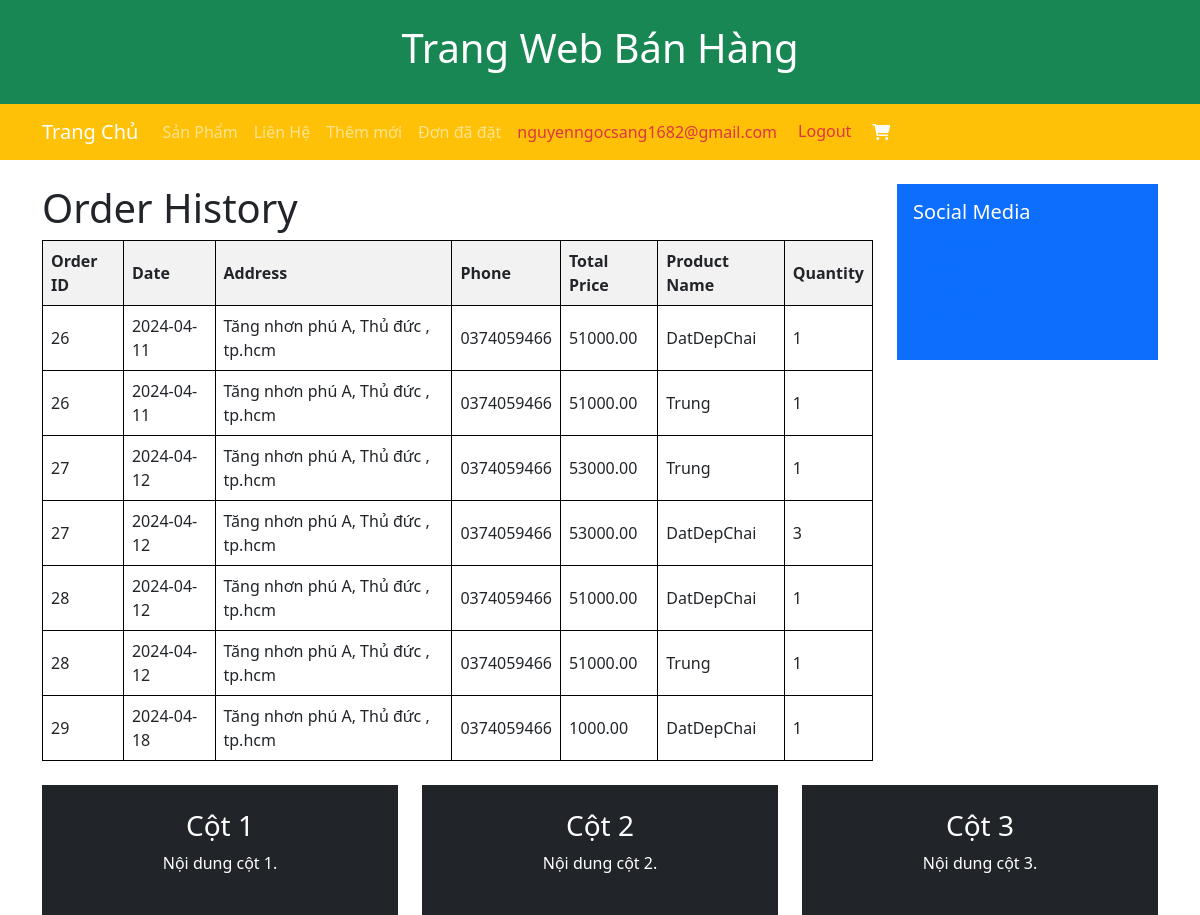
Page /shoppingcart/orderHistory (signed in) on the committed database.
### tables this page shows
CREATE TABLE `order_details` (
  `Id` int(11) NOT NULL,
  `OrderId` int(11) DEFAULT NULL,
  `ProductId` int(11) DEFAULT NULL,
  `Amount` int(11) DEFAULT NULL
);

CREATE TABLE `orders` (
  `Id` int(11) NOT NULL,
  `Date` date DEFAULT NULL,
  `AccountId` int(11) DEFAULT NULL,
  `Address` varchar(255) DEFAULT NULL,
  `Phone` varchar(20) DEFAULT NULL,
  `Total` decimal(10,2) DEFAULT NULL
);

CREATE TABLE `products` (
  `id` int(11) NOT NULL,
  `name` varchar(200) DEFAULT NULL,
  `description` varchar(300) NOT NULL,
  `price` double DEFAULT NULL,
  `image` varchar(500) NOT NULL
);

### app/controllers/ShoppingCartController.php (called while the page is built, shortened)
<?php
include_once 'app/models/OrderModel.php';
class ShoppingCartController
{
    private $db;
    public function __construct($db)
    {
        $this->db = $db;
    }
    public function orderHistory()
{
    $accountId = $_SESSION['accountId'];
    $orderModel = new OrderModel($this->db);
    $orderHistory = $orderModel->getOrderHistory($accountId);
    include_once 'app/views/cart/order_history.php';
}
}
?>

### index.php (called while the page is built, shortened)
<?php
$db = new Database();
$conn = $db->getConnection();
$url = $_GET['url'] ?? '';
$url = rtrim($url, '/');
$url = filter_var($url, FILTER_SANITIZE_URL);
$url = explode('/', $url);
$action = isset($url[1]) && $url[1] != '' ? $url[1] : 'index';
$controller = new $controllerName($conn);
call_user_func_array([$controller, $action], array_slice($url, 2));

### app/models/OrderModel.php (called while the page is built, shortened)
<?php
class OrderModel {
    private $conn;
    private $table_name = "orders";
    private $table_detail = "order_details";
    public function __construct($db) {
        $this->conn = $db;
    }
    public function getOrderHistory($accountId)
    {
        $sql = "SELECT o.Id AS OrderId, o.Date, o.Address, o.Phone, o.Total, od.ProductId, p.Name AS ProductName, od.Amount
                FROM `" . $this->table_name . "` AS o
                INNER JOIN `" . $this->table_detail . "` AS od ON o.Id = od.OrderId
                INNER JOIN `products` AS p ON od.ProductId = p.Id
                WHERE o.AccountId = :accountId";
        $stmt = $this->conn->prepare($sql);
        $stmt->bindParam(':accountId', $accountId);
        $stmt->execute();
        $orderHistory = $stmt->fetchAll(PDO::FETCH_ASSOC);
        return $orderHistory;
    }
}
?>

### app/views/cart/order_history.php (the view, shortened to what this page needs)
<?php
include_once 'app/views/share/header.php'
?>
<!DOCTYPE html>
<html lang="en">
<head>
</head>
<body>
    <h1>Order History</h1>
    <?php if (!empty($orderHistory)): ?>
        <table>
            <thead>
                <tr>
                    <th >Order ID</th>
                    <th>Date</th>
                    <th>Address</th>
                    <th>Phone</th>
                    <th>Total Price</th>
                    <th>Product Name</th>
                    <th>Quantity</th>
                </tr>
            </thead>
            <tbody>
                <?php foreach ($orderHistory as $order): ?>
                    <tr>
                        <td ><?php echo $order['OrderId'];?></td>
                        <td><?php echo $order['Date']; ?></td>
                        <td><?php echo $order['Address']; ?></td>
                        <td><?php echo $order['Phone']; ?></td>
                        <td><?php echo $order['Total']; ?></td>
                        <td><?php echo $order['ProductName']; ?></td>
                        <td><?php echo $order['Amount']; ?></td>
                    </tr>
                <?php endforeach; ?>
            </tbody>
        </table>
    <?php else: ?>
        <p>No orders found.</p>
    <?php endif; ?>
</body>
</html>
<?php
include_once 'app/views/share/footer.php'
?>

### app/views/cart/order_history.php (style rules this page uses)
table { width: 100%; border-collapse: collapse; }
table, th, td { border: 1px solid black; padding: 8px; text-align: left; }
th { background-color: #f2f2f2; }

### rows in the picture
order_details: OrderId.Id "26", OrderId.Date "2024-04-11", OrderId.Address "Tăng nhơn phú A, Thủ đức , tp.hcm", OrderId.Phone "0374059466", OrderId.Total "51000.00", ProductId.name "DatDepChai", Amount "1"
order_details: OrderId.Id "26", OrderId.Date "2024-04-11", OrderId.Address "Tăng nhơn phú A, Thủ đức , tp.hcm", OrderId.Phone "0374059466", OrderId.Total "51000.00", ProductId.name "Trung", Amount "1"
order_details: OrderId.Id "27", OrderId.Date "2024-04-12", OrderId.Address "Tăng nhơn phú A, Thủ đức , tp.hcm", OrderId.Phone "0374059466", OrderId.Total "53000.00", ProductId.name "Trung", Amount "1"
order_details: OrderId.Id "27", OrderId.Date "2024-04-12", OrderId.Address "Tăng nhơn phú A, Thủ đức , tp.hcm", OrderId.Phone "0374059466", OrderId.Total "53000.00", ProductId.name "DatDepChai", Amount "3"
order_details: OrderId.Id "28", OrderId.Date "2024-04-12", OrderId.Address "Tăng nhơn phú A, Thủ đức , tp.hcm", OrderId.Phone "0374059466", OrderId.Total "51000.00", ProductId.name "DatDepChai", Amount "1"
order_details: OrderId.Id "28", OrderId.Date "2024-04-12", OrderId.Address "Tăng nhơn phú A, Thủ đức , tp.hcm", OrderId.Phone "0374059466", OrderId.Total "51000.00", ProductId.name "Trung", Amount "1"
order_details: OrderId.Id "29", OrderId.Date "2024-04-18", OrderId.Address "Tăng nhơn phú A, Thủ đức , tp.hcm", OrderId.Phone "0374059466", OrderId.Total "1000.00", ProductId.name "DatDepChai", Amount "1"

### other values in the picture
$_SESSION['username'] "nguyenngocsang1682@gmail.com"
